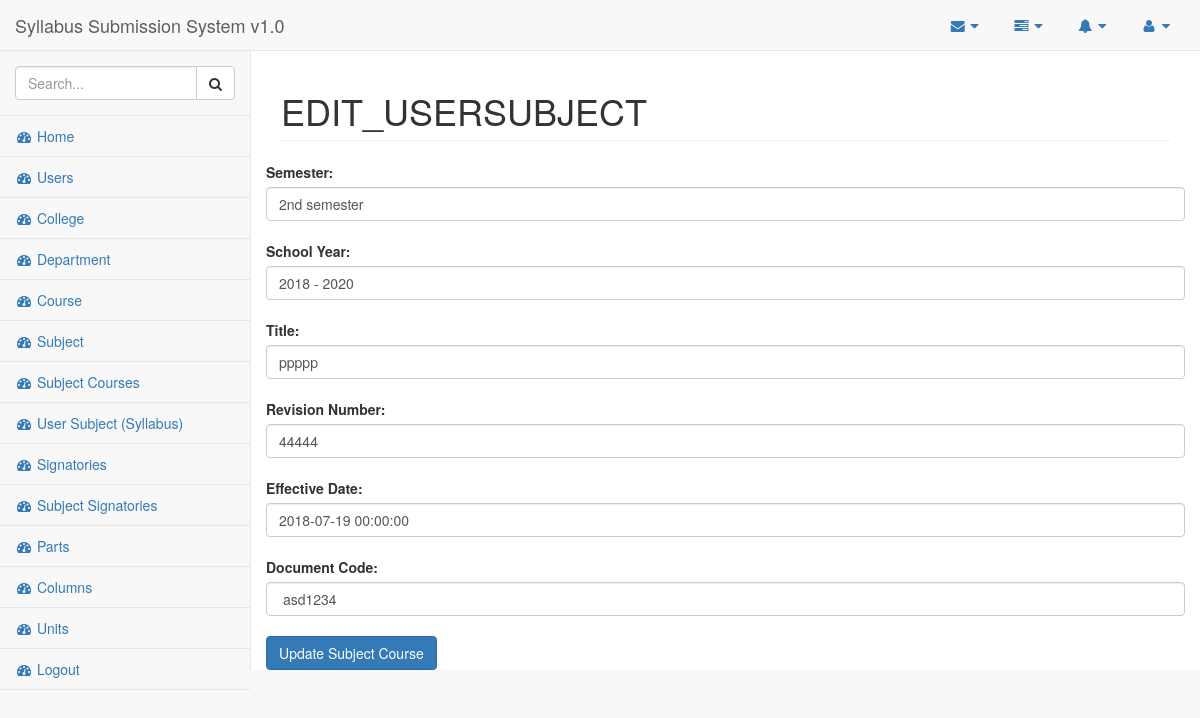
The page /?page=edit_usersubject&usersubject_id=248 (signed in) on the database its author committed.
### tables this page shows
CREATE TABLE `usersubject` (
  `usersubject_id` int(11) NOT NULL,
  `subjectcourse_id` bigint(20) DEFAULT NULL,
  `user_id` bigint(20) DEFAULT NULL,
  `semester` varchar(20) DEFAULT NULL,
  `school_year` varchar(20) DEFAULT NULL,
  `title` varchar(255) NOT NULL,
  `revision_number` varchar(20) NOT NULL,
  `effective_date` datetime NOT NULL,
  `document_code` varchar(20) NOT NULL
);

### pages/edit_usersubject.php (the view, shortened to what this page needs)
<?php
	$usersubject_id = $_GET[ 'usersubject_id' ];
	$usersubject = $DB->query( "SELECT * FROM usersubject WHERE usersubject_id = $usersubject_id " );
	$usersubject = $usersubject->fetch_object();
?>
<form method="post">
<div class="nikay">
	<label>Semester: </label>
	<input type="text" class="form-control" name="semester" placeholder="semester" value="<?php echo $usersubject->semester ?>"><br>
	<label>School Year: </label>
	<input type="text" class="form-control" name="school_year" placeholder="School Year" value="<?php echo $usersubject->school_year ?>"><br>
	<label>Title: </label>
	<input type="text" class="form-control" name="title" placeholder="title" value="<?php echo $usersubject->title ?>"><br>
	<label>Revision Number: </label>
	<input type="text" class="form-control" name="revision_number" placeholder="revision number" value="<?php echo $usersubject->revision_number ?>"><br>
	<label>Effective Date: </label>
	<input type="text" class="form-control" name="effective_date" placeholder="effective date" value="<?php echo $usersubject->effective_date ?>"><br>
	<label>Document Code: </label>
	<input type="text" class="form-control" name="document_code" placeholder="document code" value="<?php echo $usersubject->document_code?>"><br>
	<input type="submit" class="btn btn-primary" value="Update Subject Course">
</div>
</form>

### rows shown on the page
usersubject: semester "2nd semester", school_year "2018 - 2020", title "ppppp", revision_number "44444", effective_date "2018-07-19 00:00:00", document_code "asd1234"
